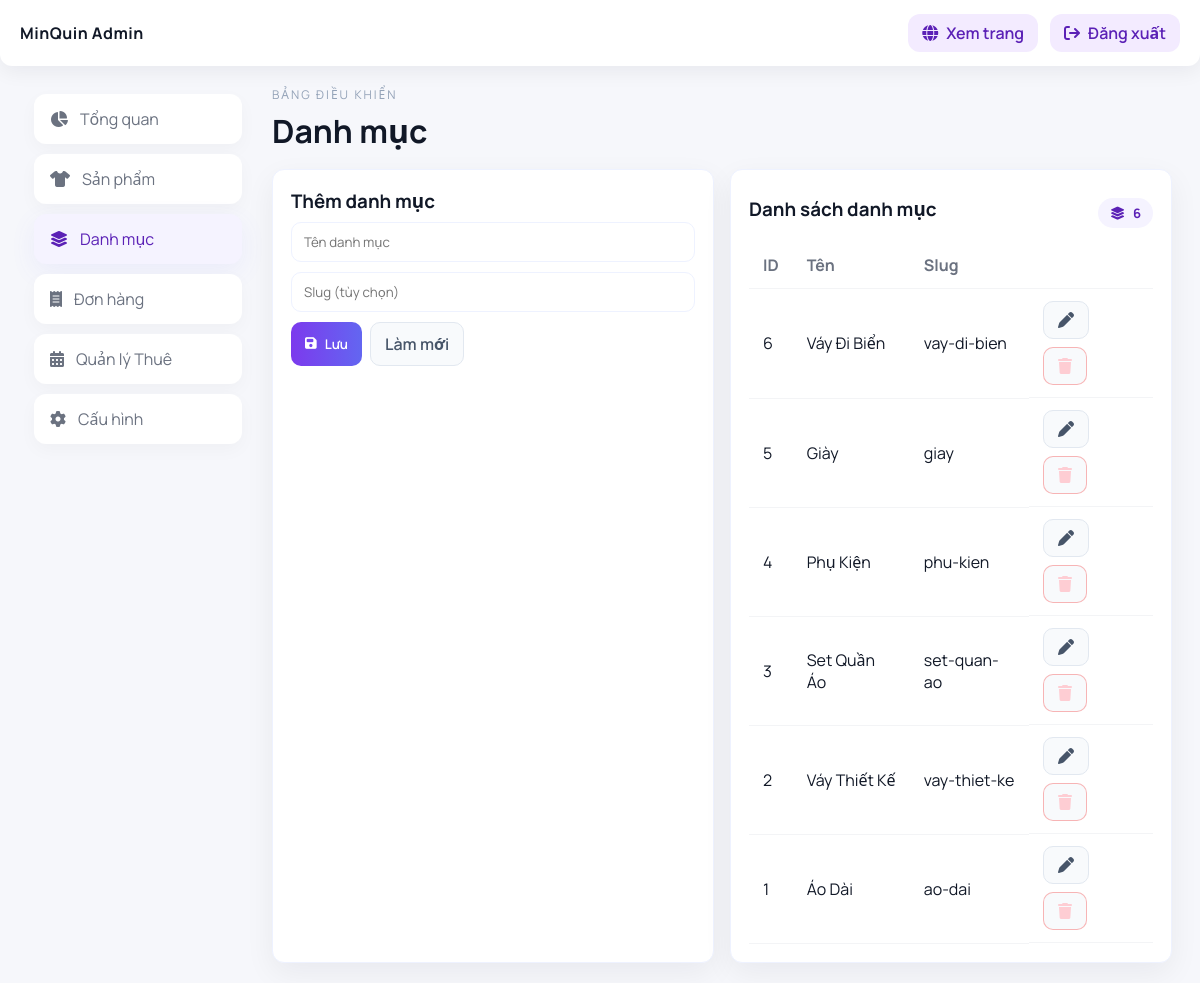
Screenshot of /admin/categories.php (signed in) with the database file from the repository.
### tables this page shows
CREATE TABLE categories (
    id INT AUTO_INCREMENT PRIMARY KEY,
    name VARCHAR(100) NOT NULL,
    slug VARCHAR(100) NOT NULL UNIQUE
);

### admin/categories.php (the view, shortened to what this page needs)
<?php
require_once __DIR__ . '/layout.php';
$categories = $pdo->query('SELECT * FROM categories ORDER BY id DESC')->fetchAll(PDO::FETCH_ASSOC);
?>
<div class="grid grid-2">
    <div class="card">
        <h3 id="cat-title">Thêm danh mục</h3>
        <form method="POST">
            <input class="input" type="text" name="category_name" id="category_name" placeholder="Tên danh mục" required>
            <input class="input" type="text" name="category_slug" id="category_slug" placeholder="Slug (tùy chọn)">
            <div class="actions">
                <button type="submit" name="save_category"><i class="fa-solid fa-save"></i> Lưu</button>
                <a class="btn ghost" href="#" onclick="resetCategory(); return false;">Làm mới</a>
            </div>
        </form>
    </div>
    <div class="card">
        <div class="section-title">
            <h3>Danh sách danh mục</h3>
            <span class="badge"><i class="fa-solid fa-layer-group"></i> <?php echo count($categories); ?></span>
        </div>
        <table class="table">
            <tr><th>ID</th><th>Tên</th><th>Slug</th><th></th></tr>
            <?php foreach ($categories as $cat): ?>
                <tr>
                    <td><?php echo $cat['id']; ?></td>
                    <td><?php echo htmlspecialchars($cat['name']); ?></td>
                    <td><?php echo htmlspecialchars($cat['slug']); ?></td>
                    <td class="actions">
                        <a class="btn ghost" href="#" onclick='editCategory(<?php echo json_encode($cat); ?>); return false;'><i class="fa-solid fa-pen"></i></a>
                        <a class="btn ghost" style="border-color: rgba(248,113,113,0.5); color: #fecdd3;" href="?delete_category=<?php echo $cat['id']; ?>" onclick="return confirm('Xóa danh mục này?')"><i class="fa-solid fa-trash"></i></a>
                    </td>
                </tr>
            <?php endforeach; ?>
        </table>
    </div>
</div>

### admin/admin.css (style rules this page uses)
* { box-sizing: border-box; }
body { margin: 0; font-family: 'Manrope', 'Segoe UI', sans-serif; background: #f6f7fb; color: #111827; }
a, button, input, select, textarea { font-family: inherit; }
.grid { display: grid; gap: 16px; }
.grid-2 { grid-template-columns: repeat(auto-fit, minmax(320px, 1fr)); }
.card { background: #ffffff; border: 1px solid #eef2ff; border-radius: 12px; padding: 18px; box-shadow: 0 10px 30px rgba(15,23,42,0.06); }
.card h3 { margin: 0 0 8px 0; }
.table { width: 100%; border-collapse: collapse; margin-top: 12px; }
.table th, .table td { padding: 12px 14px; text-align: left; border-bottom: 1px solid #f3f4f6; }
.table th { color: #6b7280; font-weight: 700; }
.badge { display: inline-flex; align-items: center; gap: 8px; padding: 6px 12px; border-radius: 999px; background: #f5f3ff; color: #5b21b6; font-size: 13px; font-weight: 700; }
form { display: grid; gap: 10px; }
.input, select, textarea { width: 100%; padding: 10px 12px; border-radius: 10px; border: 1px solid #eef2ff; background: #ffffff; color: #111827; }
button, .btn { display: inline-flex; align-items: center; justify-content: center; gap: 8px; padding: 10px 14px; border-radius: 10px; border: none; background: linear-gradient(90deg, #7c3aed, #6366f1); color: #fff; cursor: pointer; font-weight: 600; text-decoration: none; }
.btn.ghost { background: #f8fafc; border: 1px solid #e2e8f0; color: #475569; }
.actions { display: flex; gap: 8px; flex-wrap: wrap; }
.section-title { display: flex; align-items: center; justify-content: space-between; margin: 8px 0; }

### rows the page displays
categories: id "6", name "Váy Đi Biển", slug "vay-di-bien"
categories: id "5", name "Giày", slug "giay"
categories: id "4", name "Phụ Kiện", slug "phu-kien"
categories: id "3", name "Set Quần Áo", slug "set-quan-ao"
categories: id "2", name "Váy Thiết Kế", slug "vay-thiet-ke"
categories: id "1", name "Áo Dài", slug "ao-dai"

### other values shown
$pageTitle "Danh mục"
count($categories) "6"
